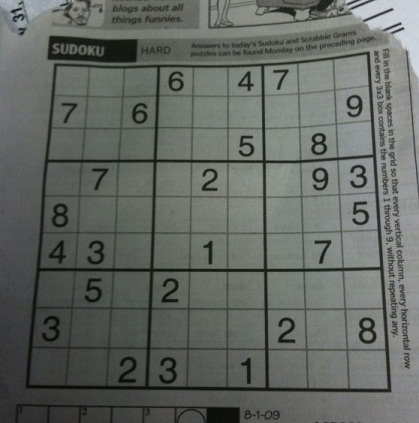
#> input picture Sudoku Solver/sudoku-0.jpg, 419 x 423 px
$ python sudoku.py   (older library calls are emulated)
#> lines starting #> are read from the running program, lines starting #| are printed output that depends on the picture; after the words box and inside, x2 and y2 are one past the last pixel; in counts of white or black regions, pixels touching at a corner belong together
from __future__ import absolute_import
from __future__ import division
from __future__ import print_function

import cv2
import copy
import numpy as np
import os
os.environ['TF_CPP_MIN_LOG_LEVEL']='2'
import tensorflow as tf

tf.logging.set_verbosity(tf.logging.INFO)
#> (this line was passed over: tensorflow is not available in this run)

def predict(image):
	y_logit = tf.placeholder(tf.float32, [None,11])
	y_pred = tf.nn.softmax(y_logit)
	with tf.Session() as sess:
		model = tf.train.import_meta_graph('training/model.meta')
		model.restore(sess, tf.train.latest_checkpoint('training/./'))
		graph = tf.get_default_graph()
		logit_pred = tf.get_collection('logit_predict')
		X = graph.get_tensor_by_name('input/image:0')
		image = np.reshape(image, (-1,28,28,1))
		feed_dict = {X: image}
		scores = sess.run(logit_pred, feed_dict)
		result = sess.run(y_pred, feed_dict= {y_logit: scores[0]})
		number_pred = np.argmax(result, axis= 1)
	return number_pred

def clean_image(cell):
	#~ mask_im = np.zeros(cell.shape, dtype = 'uint8')
	out_im = np.zeros((28,28), dtype = 'uint8')
	_, contours, hierarchy = cv2.findContours(cell.copy(), cv2.RETR_TREE, cv2.CHAIN_APPROX_SIMPLE)
	if len(contours) == 0:
		return None
	largest_contour = max(contours, key= cv2.contourArea)
	row, col = cell.shape
	if ( cv2.contourArea(largest_contour) < .04 *row * col ):
		return None
	x,y,w,h = cv2.boundingRect(largest_contour)
	mask_im = cell[y:y+h,x:x+w]
	if h > 28 or w > 28:
		return cv2.resize(mask_im, (28, 28))
	else:
		out_im[14-h//2:14-h//2+h, 14-w//2:14-w//2+w] = mask_im
		return out_im

def l2_dist(pt1, pt2):
	return np.sqrt(((pt1[0] - pt2[0]) ** 2) + ((pt1[1] - pt2[1]) ** 2))

def pipeline(in_image):
	rows, cols = in_image.shape
	filtered_im = cv2.GaussianBlur(in_image, (5, 5), 0)
	binarized_im = cv2.adaptiveThreshold(filtered_im,255,
	cv2.ADAPTIVE_THRESH_GAUSSIAN_C,cv2.THRESH_BINARY_INV,11,3)

	connectivity = 4
	cc_info = cv2.connectedComponentsWithStats(binarized_im,
											connectivity, cv2.CV_32S)
	labels_im = cc_info[1]
	stats = cc_info[2]
	stats_area = stats[:, cv2.CC_STAT_AREA]
	# Label of largest area excluding the background
	largest_label = np.argmax(stats_area[1:])+1
	# Extract connected component with largest area
	binarized_im[labels_im == largest_label] = 255
	binarized_im[labels_im != largest_label] = 0


	positions = np.where(binarized_im == 255)
	positions = np.asarray(positions).T
	positions[:,0], positions[:,1] = positions[:,1], positions[:,0].copy()
	positions = positions.tolist()
	width_adj = lambda pos: cols - 1 - pos[0]

	tl_positions = positions
	tr_positions = [[width_adj(pos), pos[1]] for pos in tl_positions]

	tr_positions.sort(key= lambda pt: pt[0]+pt[1])
	tl_positions.sort(key= lambda pt: pt[0]+pt[1])

	tr = [width_adj(tr_positions[0]), tr_positions[0][1]]
	bl = [width_adj(tr_positions[-1]), tr_positions[-1][1]]
	tl = tl_positions[0]
	br = tl_positions[-1]

	rect = np.array([tl, tr, br, bl], dtype = "float32")
	pts = rect.astype(int)
	width1 = l2_dist(br, bl)
	width2 = l2_dist(tr, tl)
	height1 = l2_dist(br, tr)
	height2 = l2_dist(tl, bl)
	max_width = max(int(width1), int(width2))
	max_height = max(int(height1), int(height2))
	dst = np.array([[0, 0],[max_height - 1, 0],[max_height - 1, max_width - 1], [0, max_width - 1]], dtype = "float32")

	transform_mat = cv2.getPerspectiveTransform(rect, dst)
	sudoku_ext_im = cv2.warpPerspective(in_image, transform_mat, (max_height,max_width))
	sudoku_bin_im = cv2.adaptiveThreshold(sudoku_ext_im, 255,
	cv2.ADAPTIVE_THRESH_GAUSSIAN_C,cv2.THRESH_BINARY_INV,11,3)

	cv2.imshow('sudoku', sudoku_bin_im )
	cv2.waitKey(0)

	kernel = cv2.getStructuringElement(cv2.MORPH_CROSS,(int(max_width/9),1))
	horizontal = cv2.erode(sudoku_bin_im,kernel,iterations = 1)
	horizontal = cv2.dilate(horizontal,kernel,iterations = 2)

	kernel = cv2.getStructuringElement(cv2.MORPH_CROSS,(1,int(max_height/9)))
	vertical = cv2.erode(sudoku_bin_im,kernel,iterations = 1)
	vertical = cv2.dilate(vertical,kernel,iterations = 2)

	intersection_lines = cv2.bitwise_or(vertical, horizontal)
	numbers_im = sudoku_bin_im - intersection_lines
	numbers_im = cv2.medianBlur(numbers_im,3)

	cell_height = int(max_height/9)
	cell_width = int(max_width/9)

	return numbers_im,cell_height,cell_width

def main():
	sudoku_im = cv2.imread('sudoku-0.jpg', cv2.IMREAD_GRAYSCALE)
	rows, cols = sudoku_im.shape

	numbers_im,cell_height,cell_width = pipeline(sudoku_im)

	numbers = []
	cell_resize = []


	cv2.destroyAllWindows()
	return

def test():
	image = cv2.imread('t.png', cv2.IMREAD_GRAYSCALE)
	image = np.reshape(image, (-1,28,28,1))
	print(predict(image))

if __name__ == '__main__':
	main()
#> in pipeline, `binarized_im = cv2.adaptiveThreshold(filtered_im,255, cv2.ADAPTIVE_THR..`:
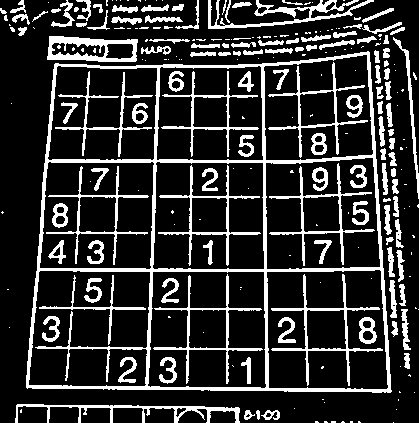
#> binarized_im: shape (423, 419); 18.9% white; 251 white regions (133 under 20 px), largest, box (x1, y1, x2, y2) and area: (26, 51, 392, 393) 9683, (208, 0, 374, 29) 1250, (271, 274, 383, 386) 1173
#> in pipeline, `labels_im = cc_info[1]`:
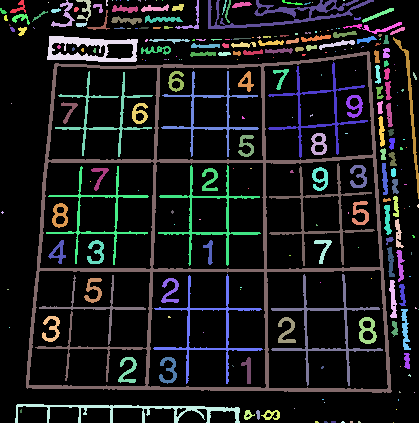
#> labels_im: shape (423, 419) int32; 252 distinct labels, from 0 to 251; one colour per label, 0 black
#> in pipeline, `stats = cc_info[2]`: stats = 252 rows, first 6: [0, 0, 419, 423, 143724], [10, 0, 16, 13, 80], [51, 0, 24, 27, 188], [76, 0, 15, 21, 130], [106, 0, 2, 6, 10], [112, 0, 1, 1, 1]
#> in pipeline, `stats_area = stats[:, cv2.CC_STAT_AREA]`: stats_area = 252 values, max 143724 at index 0, min 1 at index 5, mean 703.3
#> in pipeline, `largest_label = np.argmax(stats_area[1:])+1`: largest_label = 104
#> in pipeline, `binarized_im[labels_im != largest_label] = 0`:
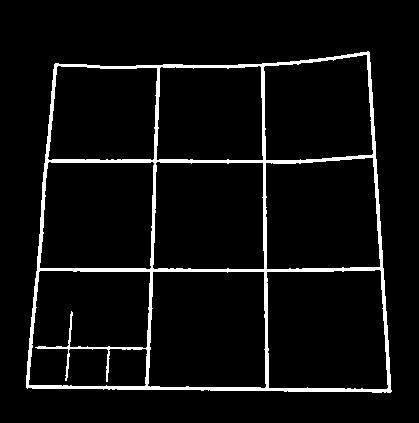
#> binarized_im: shape (423, 419); 5.5% white; 1 white region, box (x1, y1, x2, y2) and area: (26, 51, 392, 393) 9683
#> in pipeline, `positions = np.where(binarized_im == 255)`: positions = 9683 positions, rows 51 to 392, columns 26 to 391
#> in pipeline, `positions = np.asarray(positions).T`: positions = 9683 pairs, first value 51 to 392, second value 26 to 391
#> in pipeline, `positions = positions.tolist()`: positions = 9683 pairs, first value 26 to 391, second value 51 to 392
#> in pipeline, `tl_positions = positions`: tl_positions has the same summary as positions
#> in pipeline, `tr_positions = [[width_adj(pos), pos[1]] for pos in tl_positions]`: tr_positions = 9683 pairs, first value 27 to 392, second value 51 to 392
#> in pipeline, `tr = [width_adj(tr_positions[0]), tr_positions[0][1]]`: tr = [368, 51]
#> in pipeline, `bl = [width_adj(tr_positions[-1]), tr_positions[-1][1]]`: bl = [27, 388]
#> in pipeline, `tl = tl_positions[0]`: tl = [55, 63]
#> in pipeline, `br = tl_positions[-1]`: br = [390, 392]
#> in pipeline, `rect = np.array([tl, tr, br, bl], dtype = "float32")`: rect = [[55, 63], [368, 51], [390, 392], [27, 388]]
#> in pipeline, `width1 = l2_dist(br, bl)`: width1 = 363
#> in pipeline, `width2 = l2_dist(tr, tl)`: width2 = 313.2
#> in pipeline, `height1 = l2_dist(br, tr)`: height1 = 341.7
#> in pipeline, `height2 = l2_dist(tl, bl)`: height2 = 326.2
#> in pipeline, `max_width = max(int(width1), int(width2))`: max_width = 363
#> in pipeline, `max_height = max(int(height1), int(height2))`: max_height = 341
#> in pipeline, `dst = np.array([[0, 0],[max_height - 1, 0],[max_height - 1, max_width ..`: dst = [[0, 0], [340, 0], [340, 362], [0, 362]]
#> in pipeline, `transform_mat = cv2.getPerspectiveTransform(rect, dst)`: transform_mat = [[1.19, 0.103, -71.9], [0.0516, 1.35, -87.67], [0.000178, 0.000516, 1]]
#> in pipeline, `sudoku_ext_im = cv2.warpPerspective(in_image, transform_mat, (max_heig..`:
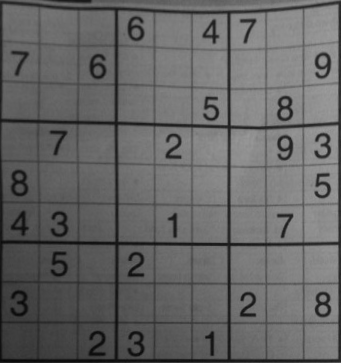
#> sudoku_ext_im: shape (363, 341); min 6, max 157, mean 101.4
#> in pipeline, `sudoku_bin_im = cv2.adaptiveThreshold(sudoku_ext_im, 255, cv2.ADAPTIVE..`:
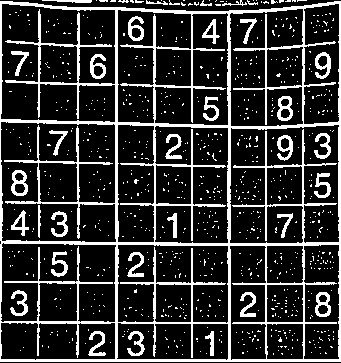
#> sudoku_bin_im: shape (363, 341); 19.1% white; 882 white regions (847 under 20 px), largest, box (x1, y1, x2, y2) and area: (0, 1, 341, 362) 16641, (11, 170, 28, 196) 230, (315, 52, 331, 79) 222
#> in pipeline, `horizontal = cv2.erode(sudoku_bin_im,kernel,iterations = 1)`: horizontal: shape (363, 341); 3.4% white in thin lines or dots
#> in pipeline, `horizontal = cv2.dilate(horizontal,kernel,iterations = 2)`:
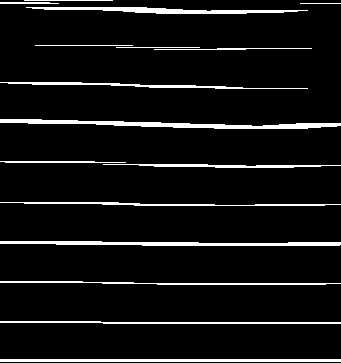
#> horizontal: shape (363, 341); 7% white; 16 white regions, largest, box (x1, y1, x2, y2) and area: (0, 119, 341, 129) 1457, (0, 241, 341, 246) 1178, (0, 359, 341, 362) 1023
#> in pipeline, `kernel = cv2.getStructuringElement(cv2.MORPH_CROSS,(1,int(max_height/9..`: kernel = 37 values from 1 to 1
#> in pipeline, `vertical = cv2.erode(sudoku_bin_im,kernel,iterations = 1)`: vertical: shape (363, 341); 3.9% white; 20 white regions, largest, box (x1, y1, x2, y2) and area: (115, 25, 118, 344) 909, (228, 28, 231, 344) 780, (338, 19, 341, 344) 669
#> in pipeline, `vertical = cv2.dilate(vertical,kernel,iterations = 2)`: vertical: shape (363, 341); 6% white; 11 white regions, largest, box (x1, y1, x2, y2) and area: (115, 0, 118, 363) 1089, (228, 0, 231, 363) 1039, (338, 0, 341, 363) 817
#> in pipeline, `intersection_lines = cv2.bitwise_or(vertical, horizontal)`: intersection_lines: shape (363, 341); 12.6% white; 1 white region, box (x1, y1, x2, y2) and area: (0, 0, 341, 363) 15546
#> in pipeline, `numbers_im = cv2.medianBlur(numbers_im,3)`:
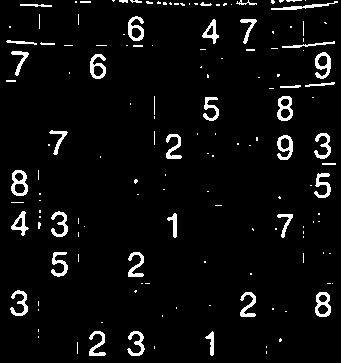
#> numbers_im: shape (363, 341); min 0, max 255, mean 12.6
#> in pipeline, `cell_height = int(max_height/9)`: cell_height = 37
#> in pipeline, `cell_width = int(max_width/9)`: cell_width = 40
#> in main, `numbers_im,cell_height,cell_width = pipeline(sudoku_im)`: cell_height = 37; cell_width = 40
	#~ test()

$ run again, with Sudoku Solver/sudoku-1.jpg copied over Sudoku Solver/sudoku-0.jpg
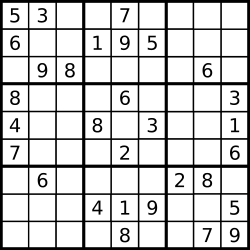
#> input picture Sudoku Solver/sudoku-1.jpg, 250 x 250 px
#> in main, sudoku_im is the input picture: shape (250, 250); min 0, max 255, mean 206.8
#> labels_im: shape (250, 250) int32; 32 distinct labels, from 0 to 31
#> stats = 32 rows, first 6: [2, 2, 246, 246, 45120], [0, 0, 250, 250, 14536], [9, 7, 11, 16, 96], [37, 7, 11, 16, 92], [119, 7, 11, 16, 72], [10, 35, 11, 16, 103]
#> stats_area = 32 values, max 45120 at index 0, min 71 at index 19, mean 1953.1
#> largest_label = 1
#> in pipeline, `binarized_im[labels_im != largest_label] = 0`:
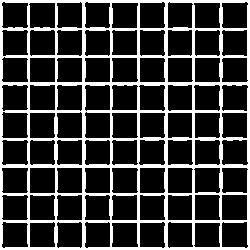
#> binarized_im: shape (250, 250); 23.3% white; 1 white region, box (x1, y1, x2, y2) and area: (0, 0, 250, 250) 14536
#> in pipeline, `positions = np.where(binarized_im == 255)`: positions = 14536 positions, rows 0 to 249, columns 0 to 249
#> in pipeline, `positions = np.asarray(positions).T`: positions = 14536 pairs, first value 0 to 249, second value 0 to 249
#> tl_positions has the same summary as positions
#> tr_positions has the same summary as positions
#> tr = [249, 0]
#> bl = [0, 249]
#> tl = [0, 0]
#> br = [249, 249]
#> rect = [[0, 0], [249, 0], [249, 249], [0, 249]]
#> width1 = 249
#> dst = [[0, 0], [248, 0], [248, 248], [0, 248]]
#> transform_mat = [[0.996, 0, 0], [0, 0.996, 0], [4.6e-19, -4.6e-19, 1]]
#> sudoku_bin_im: shape (249, 249); 22.4% white; 31 white regions, largest, box (x1, y1, x2, y2) and area: (0, 0, 249, 249) 11703, (92, 117, 102, 132) 90, (65, 63, 75, 78) 88
#> kernel = 27 values from 1 to 1
#> intersection_lines: shape (249, 249); 17.4% white; 1 white region, box (x1, y1, x2, y2) and area: (0, 0, 249, 249) 10795
#> in pipeline, `numbers_im = cv2.medianBlur(numbers_im,3)`:
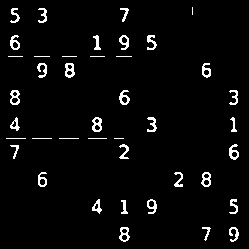
#> numbers_im: shape (249, 249); min 0, max 255, mean 9.5
#> in pipeline, `cell_height = int(max_height/9)`: cell_height = 27
